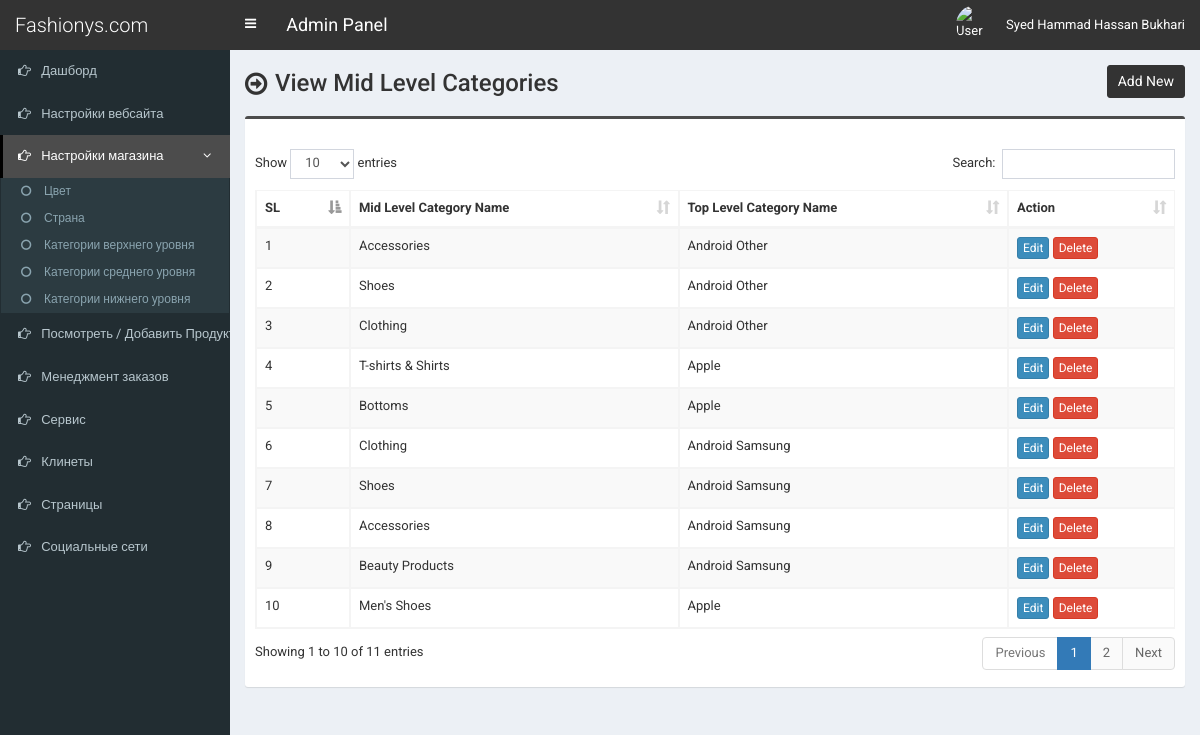
/admin/mid-category.php (signed in), run on an earlier commit of the app's database.
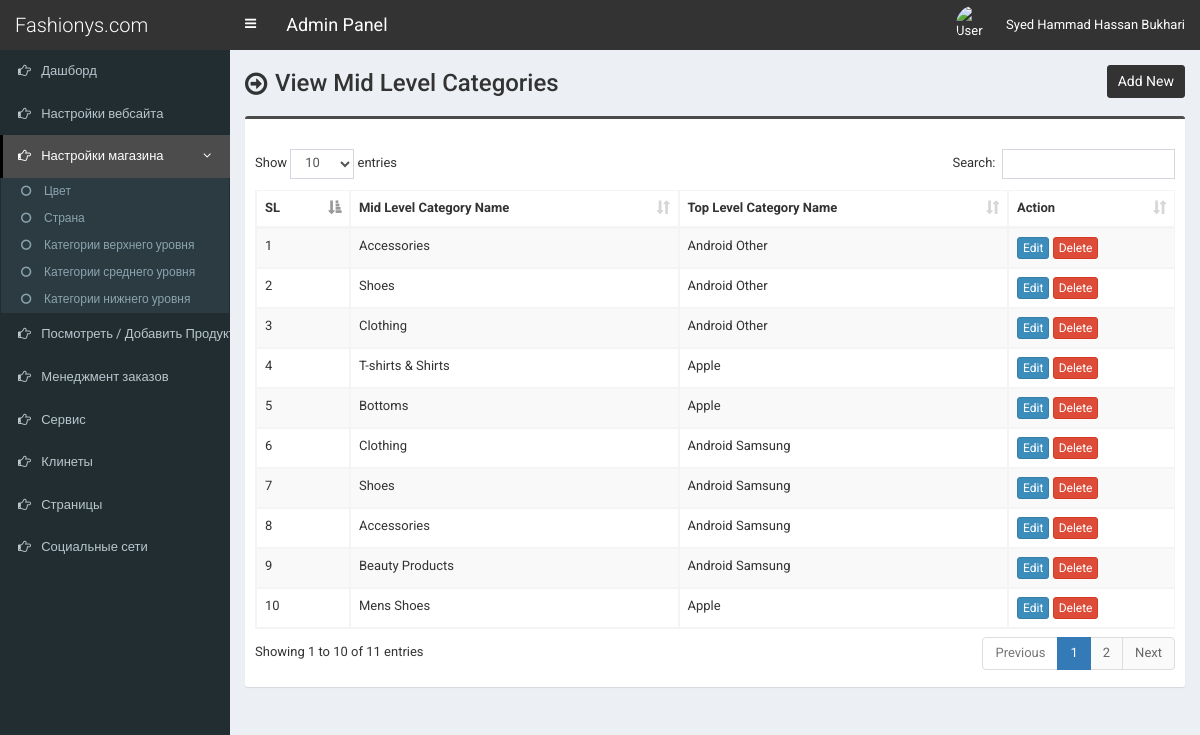
And on a later commit of the database.
### tables this page shows
CREATE TABLE `tbl_mid_category` (
  `mcat_id` int(11) NOT NULL,
  `mcat_name` varchar(255) NOT NULL,
  `tcat_id` int(11) NOT NULL
);

CREATE TABLE `tbl_top_category` (
  `tcat_id` int(11) NOT NULL,
  `tcat_name` varchar(255) NOT NULL,
  `show_on_menu` int(1) NOT NULL
);

### admin/mid-category.php (the view, shortened to what this page needs)
<?php require_once('header.php'); ?>
<section class="content-header">
	<div class="content-header-left">
		<h1>View Mid Level Categories</h1>
	</div>
	<div class="content-header-right">
		<a href="mid-category-add.php" class="btn btn-primary btn-sm">Add New</a>
	</div>
</section>
<section class="content">
  <div class="row">
    <div class="col-md-12">
      <div class="box box-info">
        <div class="box-body table-responsive">
          <table id="example1" class="table table-bordered table-striped">
			<thead>
			    <tr>
			        <th>SL</th>
			        <th>Mid Level Category Name</th>
                    <th>Top Level Category Name</th>
			        <th>Action</th>
			    </tr>
			</thead>
            <tbody>
            	<?php
            	$i=0;
            	$statement = $pdo->prepare("SELECT *
                                    FROM tbl_mid_category t1
                                    JOIN tbl_top_category t2
                                    ON t1.tcat_id = t2.tcat_id
                                    ORDER BY t1.mcat_id DESC");
            	$statement->execute();
            	$result = $statement->fetchAll(PDO::FETCH_ASSOC);
            	foreach ($result as $row) {
            		$i++;
            		?>
					<tr>
	                    <td><?php echo $i; ?></td>
	                    <td><?php echo $row['mcat_name']; ?></td>
                        <td><?php echo $row['tcat_name']; ?></td>
	                    <td>
	                        <a href="mid-category-edit.php?id=<?php echo $row['mcat_id']; ?>" class="btn btn-primary btn-xs">Edit</a>
	                        <a href="#" class="btn btn-danger btn-xs" data-href="mid-category-delete.php?id=<?php echo $row['mcat_id']; ?>" data-toggle="modal" data-target="#confirm-delete">Delete</a>
	                    </td>
	                </tr>
            		<?php
            	}
            	?>
            </tbody>
          </table>
        </div>
      </div>
</section>
<?php require_once('footer.php'); ?>

What changed in the data, as far as the page shows it:
changed tbl_mid_category: mcat_name "Men's Shoes" → "Mens Shoes"
